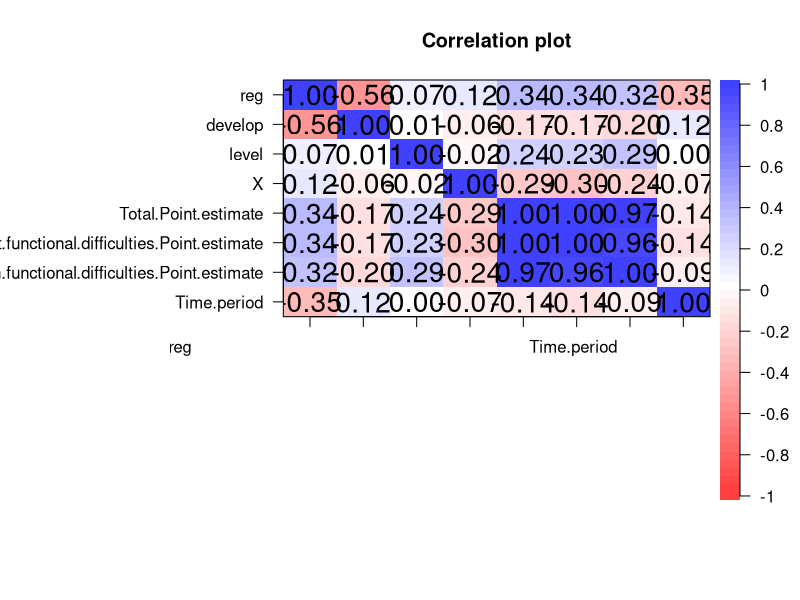
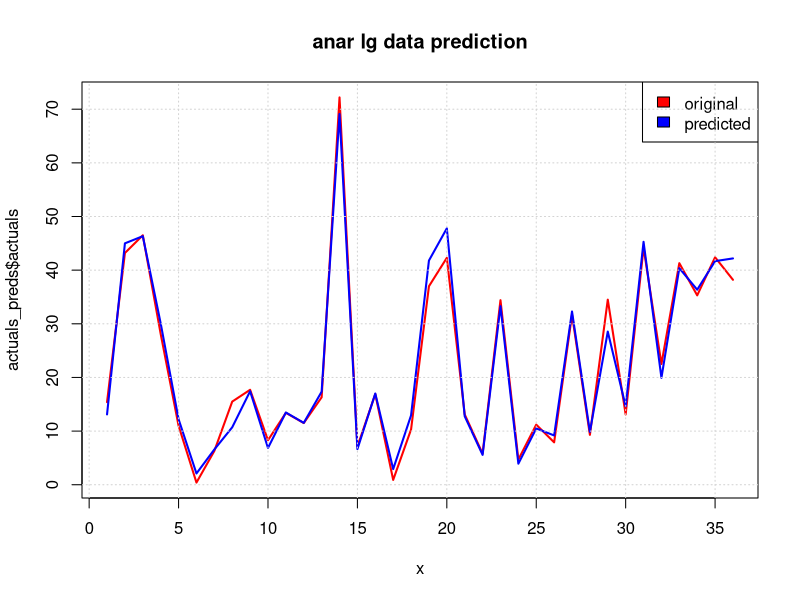

Write the R code that produced these figures, in order.
library(psych)
library(caret)
library(dplyr)
library(car)

oor=read.csv("HousingOOR.csv")
dt1=subset(oor,select = c(reg,develop,level,X,
                          Total.Point.estimate,Children.without.functional.difficulties.Point.estimate,
                          Children.with.functional.difficulties.Point.estimate,Time.period))
corPlot(cor(dt1))

set.seed(8)
split1<- sample(c(rep(0, 0.7 * nrow(dt1)), rep(1, 0.3 * nrow(dt1))))
table(split1)
train=dt1[split1==0,]
test=dt1[split1==1,]

model=lm(Children.with.functional.difficulties.Point.estimate~.,data = train)
dtPred=predict(model,test)

actuals_preds <- data.frame(cbind(actuals=test$Children.with.functional.difficulties.Point.estimate, predicteds=dtPred))


mse = mean((actuals_preds$actuals - actuals_preds$predicteds)^2)
mae = MAE(actuals_preds$actuals, actuals_preds$predicteds)
rmse = RMSE(actuals_preds$actuals, actuals_preds$predicteds)

cat("MSE: ", mse, "MAE: ", mae, " RMSE: ", rmse)
#MSE:  5.156368 MAE:  1.64095  RMSE:  2.270764

x = 1:length(actuals_preds$actuals)
plot(x, actuals_preds$actuals, col = "red", type = "l", lwd=2,
     main = "anar lg data prediction")
lines(x, actuals_preds$predicteds, col = "blue", lwd=2)
legend("topright",  legend = c("original", "predicted"), 
       fill = c("red", "blue"), col = 2:3,  adj = c(0, 0.6))
grid()
cor(actuals_preds)
# actuals predicteds
# actuals    1.0000000  0.9906422
# predicteds 0.9906422  1.0000000

summary(model)
# Call:
#   lm(formula = Children.with.functional.difficulties.Point.estimate ~ 
#        ., data = train)
# 
# Residuals:
#   Min      1Q  Median      3Q     Max 
# -4.2412 -1.7173 -0.6061  0.9210 10.6210 
# 
# Coefficients:
#   Estimate Std. Error t value Pr(>|t|)    
# (Intercept)                                             -536.2213   720.2423  -0.745    0.459    
# reg                                                       -0.2311     0.2999  -0.771    0.443    
# develop                                                   -0.6709     0.7290  -0.920    0.360    
# level                                                      0.4489     0.4004   1.121    0.266    
# X                                                          0.5994     0.6604   0.908    0.367    
# Total.Point.estimate                                       4.7735     0.3821  12.494  < 2e-16 ***
#   Children.without.functional.difficulties.Point.estimate   -3.8013     0.3869  -9.824  4.1e-15 ***
#   Time.period                                                0.2665     0.3566   0.747    0.457    
# ---
#   Signif. codes:  0 '***' 0.001 '**' 0.01 '*' 0.05 '.' 0.1 ' ' 1
# 
# Residual standard error: 2.707 on 75 degrees of freedom
# Multiple R-squared:  0.9783,	Adjusted R-squared:  0.9763 
# F-statistic: 483.1 on 7 and 75 DF,  p-value: < 2.2e-16